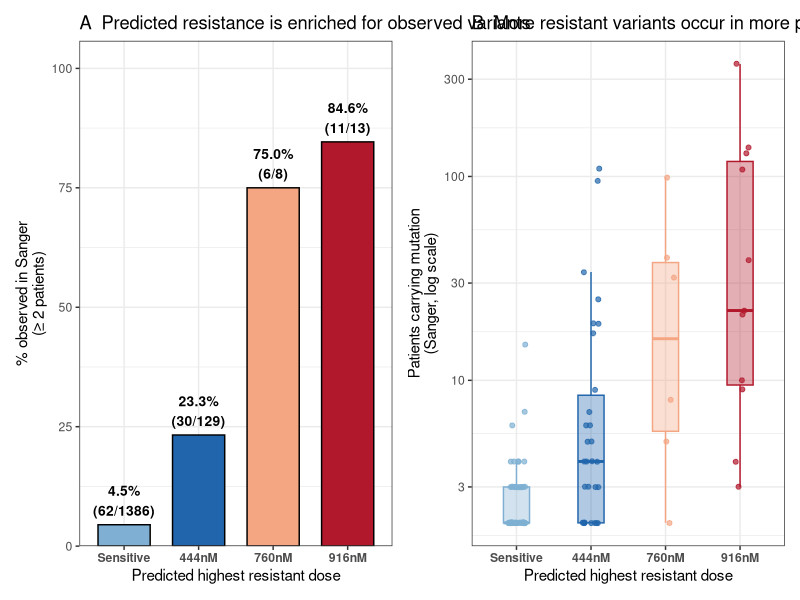
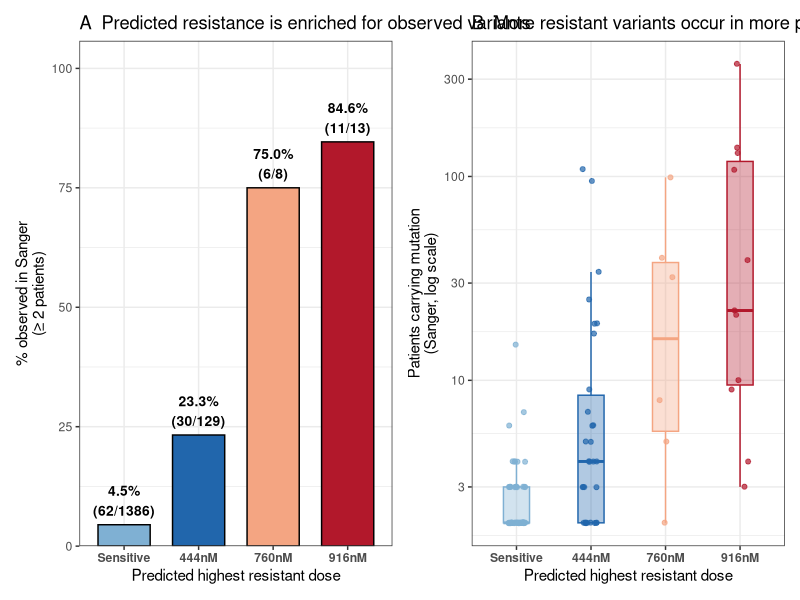
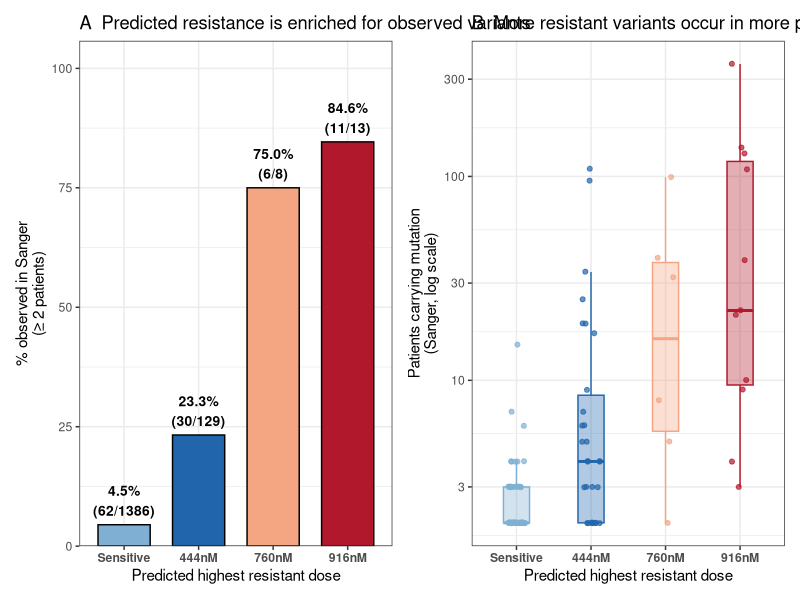

R code for these plots, in order:
## ---- chunk 1
knitr::opts_chunk$set(echo = TRUE)
## ---- chunk 2
library(dplyr)
library(ggplot2)
library(stringr)
library(patchwork)

# -----------------------------------------------------------------------------
# Load data
# -----------------------------------------------------------------------------
dms_data     <- read.csv("Tileseq_clinical_predictions_10.28.25.csv")
sanger_data  <- read.csv("ABL_Sanger_Gene_mutations_2026.csv")
known_res    <- read.csv("known_clinicallyresistant_mutations.csv")
hamming_data <- read.csv("hammingdistance_ablmutants.csv")

dose_levels <- c("Sensitive", "444nM", "760nM", "916nM")

# -----------------------------------------------------------------------------
# Variants reachable by a single nucleotide substitution (SNV-accessible)
# -----------------------------------------------------------------------------
valid_snvs <- hamming_data %>%
  group_by(species) %>%
  summarise(min_nuc_dist = min(n_nuc_min, na.rm = TRUE), .groups = "drop") %>%
  filter(min_nuc_dist <= 1) %>%
  pull(species)

# -----------------------------------------------------------------------------
# Clinical (Sanger) mutation counts; require >=2 patients to exclude likely
# sequencing artifacts
# -----------------------------------------------------------------------------
sanger_grouped <- sanger_data %>%
  mutate(Mutation = str_replace(AA.Mutation, "^p\\.", "")) %>%
  group_by(Mutation) %>%
  summarise(Total_Patients = sum(Count, na.rm = TRUE), .groups = "drop")

valid_sanger_muts <- sanger_grouped %>%
  filter(Total_Patients >= 2) %>%
  pull(Mutation)

known_muts <- unique(known_res$Collapsed)

# -----------------------------------------------------------------------------
# One tidy analysis table: every SNV-accessible variant with a valid dose
# call, its predicted dose class, whether/how often it's been seen
# clinically, and known-mutant status
# -----------------------------------------------------------------------------
analysis_df <- dms_data %>%
  distinct(species, .keep_all = TRUE) %>%
  filter(species %in% valid_snvs, Highest_Resistant_Dose %in% dose_levels) %>%
  left_join(sanger_grouped, by = c("species" = "Mutation")) %>%
  mutate(
    Total_Patients     = ifelse(is.na(Total_Patients), 0, Total_Patients),
    Dose_Tier          = factor(Highest_Resistant_Dose, levels = dose_levels),
    Observed_in_Sanger = species %in% valid_sanger_muts,
    Prediction         = ifelse(Highest_Resistant_Dose == "Sensitive",
                                 "Predicted Sensitive", "Predicted Resistant"),
    Known_Resistant    = species %in% known_muts
  )

nrow(analysis_df)
table(analysis_df$Dose_Tier)
## ---- chunk 3
# -----------------------------------------------------------------------------
# Chi-squared: are predicted-resistant variants over-represented among
# clinically observed mutations, relative to predicted-sensitive variants?
# -----------------------------------------------------------------------------
run_chisq <- function(df, label) {
  ct   <- table(df$Prediction, df$Observed_in_Sanger)
  test <- chisq.test(ct, correct = FALSE)

  cat(sprintf("\n--- Chi-squared (%s) ---\n", label))
  print(ct)
  print(test)

  res_total  <- sum(df$Prediction == "Predicted Resistant")
  res_obs    <- sum(df$Prediction == "Predicted Resistant" & df$Observed_in_Sanger)
  sens_total <- sum(df$Prediction == "Predicted Sensitive")
  sens_obs   <- sum(df$Prediction == "Predicted Sensitive" & df$Observed_in_Sanger)

  cat(sprintf("Predicted Resistant observed: %d / %d (%.1f%%)\n",
              res_obs, res_total, 100 * res_obs / res_total))
  cat(sprintf("Predicted Sensitive observed: %d / %d (%.1f%%)\n",
              sens_obs, sens_total, 100 * sens_obs / sens_total))
}

run_chisq(analysis_df, "main analysis")
run_chisq(analysis_df %>% filter(!Known_Resistant), "excluding known resistant mutants")

# -----------------------------------------------------------------------------
# Spearman: among clinically observed variants, does predicted dose tier
# track how many patients carry the mutation?
# -----------------------------------------------------------------------------
run_spearman <- function(df, label) {
  obs  <- df %>% filter(Observed_in_Sanger) %>% mutate(Dose_Rank = as.integer(Dose_Tier))
  test <- cor.test(obs$Dose_Rank, obs$Total_Patients, method = "spearman", exact = FALSE)
  cat(sprintf("\n--- Spearman (%s, n = %d) ---\n", label, nrow(obs)))
  print(test)
}

run_spearman(analysis_df, "main analysis")
run_spearman(analysis_df %>% filter(!Known_Resistant), "excluding known resistant mutants")
## ---- chunk 4
# Manuscript-wide color scheme for dose classes
dose_cols <- c("Sensitive" = "#7fb0d3",
               "444nM"     = "#2166ac",
               "760nM"     = "#f4a582",
               "916nM"     = "#b2182b")

# ---- Plot A: % of variants in each predicted dose class observed clinically
plotA_df <- analysis_df %>%
  group_by(Dose_Tier) %>%
  summarise(Total_N = n(), Observed_N = sum(Observed_in_Sanger), .groups = "drop") %>%
  mutate(Percentage = 100 * Observed_N / Total_N)

pA <- ggplot(plotA_df, aes(Dose_Tier, Percentage, fill = Dose_Tier)) +
  geom_col(color = "black", width = 0.7) +
  geom_text(aes(label = paste0(sprintf("%.1f%%", Percentage),
                                "\n(", Observed_N, "/", Total_N, ")")),
            vjust = -0.3, size = 3.5, fontface = "bold") +
  scale_fill_manual(values = dose_cols, guide = "none") +
  scale_y_continuous(expand = expansion(mult = c(0, 0.25))) +
  labs(x = "Predicted highest resistant dose",
       y = "% observed in Sanger\n(\u2265 2 patients)",
       title = "A  Predicted resistance is enriched for observed variants") +
  theme_bw(base_size = 11) +
  theme(axis.text.x = element_text(face = "bold"))

# ---- Plot B: among observed variants, patient frequency by predicted dose class
pB <- ggplot(analysis_df %>% filter(Observed_in_Sanger),
             aes(Dose_Tier, Total_Patients, fill = Dose_Tier, colour = Dose_Tier)) +
  geom_boxplot(width = 0.35, alpha = 0.35, outlier.shape = NA) +
  geom_jitter(width = 0.12, size = 1.4, alpha = 0.7) +
  scale_fill_manual(values = dose_cols, guide = "none") +
  scale_colour_manual(values = dose_cols, guide = "none") +
  scale_y_log10() +
  labs(x = "Predicted highest resistant dose",
       y = "Patients carrying mutation\n(Sanger, log scale)",
       title = "B  More resistant variants occur in more patients") +
  theme_bw(base_size = 11) +
  theme(axis.text.x = element_text(face = "bold"))

figure_cosmic <- pA + pB

ggsave("figure_cosmic_enrichment.pdf", figure_cosmic, width = 10, height = 4.5)
ggsave("figure_cosmic_enrichment.png", figure_cosmic, width = 10, height = 4.5, dpi = 200)

print(figure_cosmic)
